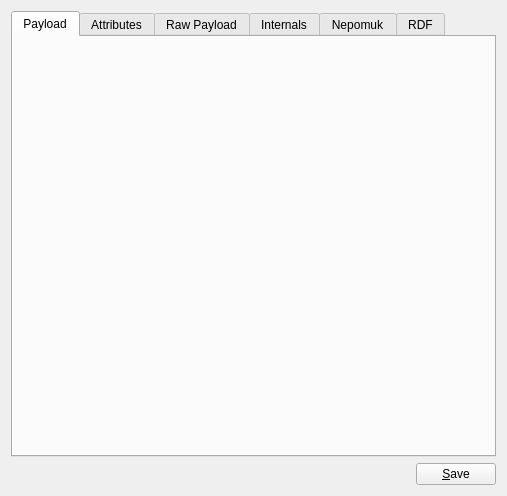
<?xml version="1.0" encoding="UTF-8"?>
<ui version="4.0">
 <class>ContentViewWidget</class>
 <widget class="QWidget" name="ContentViewWidget">
  <property name="geometry">
   <rect>
    <x>0</x>
    <y>0</y>
    <width>507</width>
    <height>496</height>
   </rect>
  </property>
  <layout class="QGridLayout">
   <item row="0" column="0" colspan="2">
    <widget class="KTabWidget" name="mainTabWidget">
     <property name="currentIndex">
      <number>0</number>
     </property>
     <widget class="QWidget" name="tab">
      <attribute name="title">
       <string>Payload</string>
      </attribute>
      <layout class="QVBoxLayout">
       <property name="margin">
        <number>0</number>
       </property>
       <item>
        <widget class="QStackedWidget" name="stack">
         <property name="frameShadow">
          <enum>QFrame::Sunken</enum>
         </property>
         <property name="currentIndex">
          <number>3</number>
         </property>
         <widget class="QWidget" name="unsupportedTypePage">
          <layout class="QVBoxLayout">
           <property name="margin">
            <number>0</number>
           </property>
           <item>
            <widget class="QLabel" name="unsupportedType">
             <property name="text">
              <string>Unsupported Type</string>
             </property>
             <property name="alignment">
              <set>Qt::AlignCenter</set>
             </property>
            </widget>
           </item>
          </layout>
         </widget>
         <widget class="QWidget" name="imageViewPage">
          <layout class="QVBoxLayout" name="verticalLayout_3">
           <item>
            <widget class="QLabel" name="imageView"/>
           </item>
          </layout>
         </widget>
         <widget class="QWidget" name="contactViewPage">
          <layout class="QVBoxLayout" name="verticalLayout_5">
           <item>
            <widget class="Akonadi::ContactViewer" name="contactView" native="true"/>
           </item>
          </layout>
         </widget>
         <widget class="QWidget" name="contactGroupViewPage">
          <layout class="QVBoxLayout" name="verticalLayout_4">
           <item>
            <widget class="Akonadi::ContactGroupViewer" name="contactGroupView" native="true"/>
           </item>
          </layout>
         </widget>
         <widget class="QWidget" name="incidenceViewPage">
          <layout class="QVBoxLayout">
           <property name="margin">
            <number>0</number>
           </property>
           <item>
            <widget class="CalendarSupport::IncidenceViewer" name="incidenceView"/>
           </item>
          </layout>
         </widget>
         <widget class="QWidget" name="mailViewPage">
          <layout class="QGridLayout" name="gridLayout">
           <property name="margin">
            <number>0</number>
           </property>
           <item row="0" column="0">
            <widget class="MessageViewer::Viewer" name="mailView"/>
           </item>
          </layout>
         </widget>
        </widget>
       </item>
      </layout>
     </widget>
     <widget class="QWidget" name="tab_4">
      <attribute name="title">
       <string>Attributes</string>
      </attribute>
      <layout class="QGridLayout">
       <item row="0" column="0" colspan="3">
        <widget class="QTreeView" name="attrView">
         <property name="rootIsDecorated">
          <bool>false</bool>
         </property>
        </widget>
       </item>
       <item row="1" column="0">
        <widget class="KLineEdit" name="attrName">
         <property name="clickMessage">
          <string>New Attribute</string>
         </property>
        </widget>
       </item>
       <item row="1" column="1">
        <widget class="KPushButton" name="attrAddButton">
         <property name="text">
          <string>&amp;Add</string>
         </property>
        </widget>
       </item>
       <item row="1" column="2">
        <widget class="KPushButton" name="attrDeleteButton">
         <property name="text">
          <string>&amp;Delete</string>
         </property>
        </widget>
       </item>
      </layout>
     </widget>
     <widget class="QWidget" name="tab_2">
      <attribute name="title">
       <string>Raw Payload</string>
      </attribute>
      <layout class="QGridLayout">
       <property name="margin">
        <number>0</number>
       </property>
       <item row="0" column="0" colspan="2">
        <widget class="QTextEdit" name="dataView">
         <property name="lineWrapMode">
          <enum>QTextEdit::NoWrap</enum>
         </property>
         <property name="acceptRichText">
          <bool>false</bool>
         </property>
        </widget>
       </item>
      </layout>
     </widget>
     <widget class="QWidget" name="tab_3">
      <attribute name="title">
       <string>Internals</string>
      </attribute>
      <layout class="QGridLayout">
       <item row="0" column="0">
        <layout class="QHBoxLayout">
         <item>
          <widget class="QLabel" name="label_2">
           <property name="text">
            <string>Unique ID:</string>
           </property>
          </widget>
         </item>
         <item>
          <widget class="QLabel" name="id">
           <property name="sizePolicy">
            <sizepolicy hsizetype="Preferred" vsizetype="Preferred">
             <horstretch>1</horstretch>
             <verstretch>0</verstretch>
            </sizepolicy>
           </property>
           <property name="text">
            <string>0</string>
           </property>
          </widget>
         </item>
        </layout>
       </item>
       <item row="1" column="0">
        <layout class="QHBoxLayout">
         <item>
          <widget class="QLabel" name="label_4">
           <property name="text">
            <string>Remote ID:</string>
           </property>
           <property name="buddy">
            <cstring>remoteId</cstring>
           </property>
          </widget>
         </item>
         <item>
          <widget class="KLineEdit" name="remoteId"/>
         </item>
        </layout>
       </item>
       <item row="2" column="0">
        <layout class="QHBoxLayout">
         <item>
          <widget class="QLabel" name="label_3">
           <property name="text">
            <string>Revision:</string>
           </property>
          </widget>
         </item>
         <item>
          <widget class="QLabel" name="revision">
           <property name="sizePolicy">
            <sizepolicy hsizetype="Preferred" vsizetype="Preferred">
             <horstretch>1</horstretch>
             <verstretch>0</verstretch>
            </sizepolicy>
           </property>
           <property name="text">
            <string>0</string>
           </property>
          </widget>
         </item>
        </layout>
       </item>
       <item row="3" column="0">
        <layout class="QHBoxLayout">
         <item>
          <widget class="QLabel" name="label_7">
           <property name="text">
            <string>Size:</string>
           </property>
          </widget>
         </item>
         <item>
          <widget class="QLabel" name="size">
           <property name="sizePolicy">
            <sizepolicy hsizetype="Preferred" vsizetype="Preferred">
             <horstretch>1</horstretch>
             <verstretch>0</verstretch>
            </sizepolicy>
           </property>
           <property name="text">
            <string>0</string>
           </property>
          </widget>
         </item>
        </layout>
       </item>
       <item row="4" column="0">
        <layout class="QHBoxLayout">
         <item>
          <widget class="QLabel" name="label_5">
           <property name="text">
            <string>Last modification time:</string>
           </property>
          </widget>
         </item>
         <item>
          <widget class="QLabel" name="modificationtime">
           <property name="sizePolicy">
            <sizepolicy hsizetype="Preferred" vsizetype="Preferred">
             <horstretch>1</horstretch>
             <verstretch>0</verstretch>
            </sizepolicy>
           </property>
           <property name="text">
            <string>0</string>
           </property>
          </widget>
         </item>
        </layout>
       </item>
       <item row="5" column="0">
        <layout class="QHBoxLayout">
         <item>
          <widget class="QLabel" name="label_6">
           <property name="text">
            <string>Mimetype:</string>
           </property>
          </widget>
         </item>
         <item>
          <widget class="QLabel" name="mimeType">
           <property name="sizePolicy">
            <sizepolicy hsizetype="Preferred" vsizetype="Preferred">
             <horstretch>1</horstretch>
             <verstretch>0</verstretch>
            </sizepolicy>
           </property>
           <property name="text">
            <string>invalid/invalid</string>
           </property>
          </widget>
         </item>
        </layout>
       </item>
       <item row="6" column="0">
        <widget class="KEditListBox" name="flags">
         <property name="sizePolicy">
          <sizepolicy hsizetype="Preferred" vsizetype="Preferred">
           <horstretch>0</horstretch>
           <verstretch>1</verstretch>
          </sizepolicy>
         </property>
         <property name="title">
          <string>Flags</string>
         </property>
         <property name="buttons">
          <set>KEditListBox::Add|KEditListBox::Remove</set>
         </property>
        </widget>
       </item>
      </layout>
     </widget>
     <widget class="QWidget" name="tab_5">
      <attribute name="title">
       <string>Nepomuk</string>
      </attribute>
      <layout class="QVBoxLayout" name="verticalLayout_2">
       <item>
        <widget class="QLabel" name="label">
         <property name="text">
          <string>Tags:</string>
         </property>
        </widget>
       </item>
       <item>
        <widget class="Nepomuk::TagWidget" name="tagWidget" native="true"/>
       </item>
       <item>
        <widget class="QLabel" name="label_8">
         <property name="text">
          <string>Rating:</string>
         </property>
        </widget>
       </item>
       <item>
        <widget class="KRatingWidget" name="ratingWidget">
         <property name="frameShape">
          <enum>QFrame::StyledPanel</enum>
         </property>
         <property name="frameShadow">
          <enum>QFrame::Raised</enum>
         </property>
        </widget>
       </item>
      </layout>
     </widget>
     <widget class="QWidget" name="nepomukTab">
      <attribute name="title">
       <string>RDF</string>
      </attribute>
      <layout class="QVBoxLayout" name="verticalLayout">
       <item>
        <layout class="QHBoxLayout" name="horizontalLayout">
         <item>
          <widget class="QLabel" name="label_9">
           <property name="text">
            <string>Class Name:</string>
           </property>
          </widget>
         </item>
         <item>
          <widget class="QLabel" name="rdfClassName">
           <property name="text">
            <string/>
           </property>
          </widget>
         </item>
         <item>
          <spacer name="horizontalSpacer">
           <property name="orientation">
            <enum>Qt::Horizontal</enum>
           </property>
           <property name="sizeHint" stdset="0">
            <size>
             <width>40</width>
             <height>20</height>
            </size>
           </property>
          </spacer>
         </item>
        </layout>
       </item>
       <item>
        <widget class="QTreeView" name="nepomukView">
         <property name="rootIsDecorated">
          <bool>false</bool>
         </property>
         <property name="allColumnsShowFocus">
          <bool>true</bool>
         </property>
        </widget>
       </item>
      </layout>
     </widget>
    </widget>
   </item>
   <item row="1" column="0">
    <spacer>
     <property name="orientation">
      <enum>Qt::Horizontal</enum>
     </property>
     <property name="sizeHint" stdset="0">
      <size>
       <width>40</width>
       <height>20</height>
      </size>
     </property>
    </spacer>
   </item>
   <item row="1" column="1">
    <widget class="KPushButton" name="saveButton">
     <property name="text">
      <string>&amp;Save</string>
     </property>
    </widget>
   </item>
  </layout>
 </widget>
 <customwidgets>
  <customwidget>
   <class>KEditListBox</class>
   <extends>QGroupBox</extends>
   <header>keditlistbox.h</header>
   <container>1</container>
  </customwidget>
  <customwidget>
   <class>KPushButton</class>
   <extends>QPushButton</extends>
   <header>kpushbutton.h</header>
  </customwidget>
  <customwidget>
   <class>KLineEdit</class>
   <extends>QLineEdit</extends>
   <header>klineedit.h</header>
  </customwidget>
  <customwidget>
   <class>KTabWidget</class>
   <extends>QTabWidget</extends>
   <header>ktabwidget.h</header>
   <container>1</container>
  </customwidget>
  <customwidget>
   <class>KTextBrowser</class>
   <extends>QTextBrowser</extends>
   <header>ktextbrowser.h</header>
  </customwidget>
  <customwidget>
   <class>CalendarSupport::IncidenceViewer</class>
   <extends>QWidget</extends>
   <header location="global">calendarsupport/incidenceviewer.h</header>
  </customwidget>
  <customwidget>
   <class>MessageViewer::Viewer</class>
   <extends>KTextBrowser</extends>
   <header location="global">messageviewer/viewer.h</header>
  </customwidget>
  <customwidget>
   <class>Nepomuk::TagWidget</class>
   <extends>QWidget</extends>
   <header location="global">nepomuk/kmetadatatagwidget.h</header>
   <container>1</container>
  </customwidget>
  <customwidget>
   <class>KRatingWidget</class>
   <extends>QFrame</extends>
   <header location="global">nepomuk/kratingwidget.h</header>
   <container>1</container>
  </customwidget>
  <customwidget>
   <class>Akonadi::ContactViewer</class>
   <extends>QWidget</extends>
   <header location="global">akonadi/contact/contactviewer.h</header>
   <container>1</container>
  </customwidget>
  <customwidget>
   <class>Akonadi::ContactGroupViewer</class>
   <extends>QWidget</extends>
   <header location="global">akonadi/contact/contactgroupviewer.h</header>
   <container>1</container>
  </customwidget>
 </customwidgets>
 <resources/>
 <connections/>
</ui>
